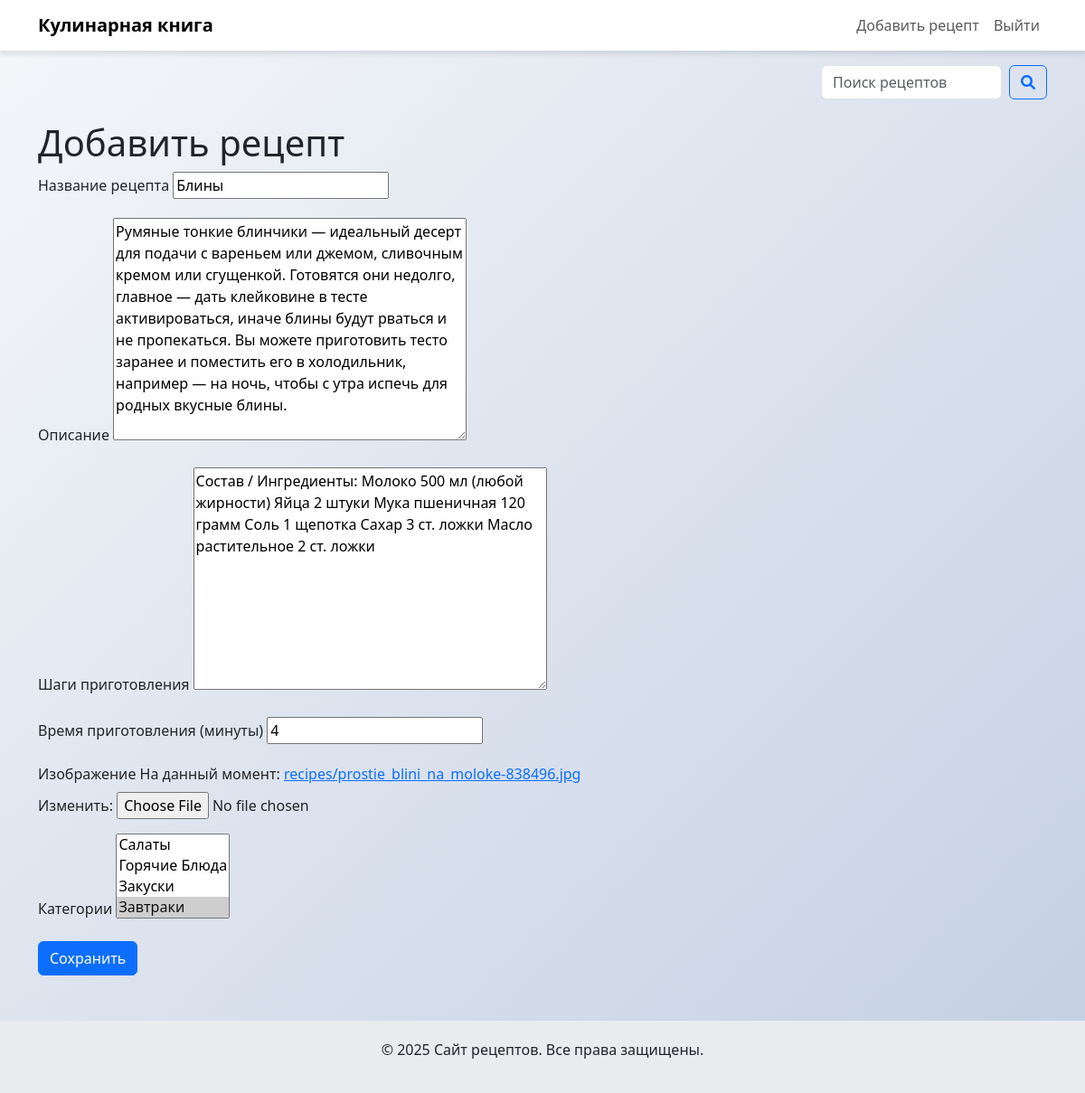
Page /edit/2/ (signed in) on the committed database.
### recipes/models.py (models this page shows, shortened)
class Recipe(models.Model):
    title = models.CharField(max_length=200)
    description = models.TextField()
    steps = models.TextField()
    cooking_time = models.PositiveIntegerField(help_text="Время приготовления в минутах")
    image = models.ImageField(upload_to='recipes/')
    author = models.ForeignKey(User, on_delete=models.CASCADE)
    categories = models.ManyToManyField(Category, related_name='recipes')

### recipes/views.py (the view)
# urls.py: path('edit/<int:pk>/', views.edit_recipe, name='edit_recipe'),
@login_required
def edit_recipe(request, pk):
    recipe = get_object_or_404(Recipe, pk=pk, author=request.user)
    if request.method == 'POST':
        form = RecipeForm(request.POST, request.FILES, instance=recipe)
        if form.is_valid():
            form.save()
            return redirect('recipe_detail', pk=recipe.pk)
    else:
        form = RecipeForm(instance=recipe)
    return render(request, 'recipes/add_recipe.html', {'form': form})

### recipes/forms.py
class RecipeForm(forms.ModelForm):
    class Meta:
        model = Recipe
        fields = ['title', 'description', 'steps', 'cooking_time', 'image', 'categories']

### recipes/models.py (called while the page is built)
    def __str__(self):
        return self.name

### recipes/templates/recipes/add_recipe.html (shortened to what this page needs)
{% extends 'recipes/base.html' %}
{% block content %}
    <h1>Добавить рецепт</h1>
    <form method="post" enctype="multipart/form-data">
        <div class="mb-3">
            <label for="id_title" class="form-label">Название рецепта</label>
            {{ form.title }}
        </div>
        <div class="mb-3">
            <label for="id_description" class="form-label">Описание</label>
            {{ form.description }}
        </div>
        <div class="mb-3">
            <label for="id_steps" class="form-label">Шаги приготовления</label>
            {{ form.steps }}
        </div>
        <div class="mb-3">
            <label for="id_cooking_time" class="form-label">Время приготовления (минуты)</label>
            {{ form.cooking_time }}
        </div>
        <div class="mb-3">
            <label for="id_image" class="form-label">Изображение</label>
            {{ form.image }}
        </div>
        <div class="mb-3">
            <label for="id_categories" class="form-label">Категории</label>
            {{ form.categories }}
        </div>
        <button type="submit" class="btn btn-primary">Сохранить</button>
    </form>
{% endblock %}

### recipes/templates/recipes/base.html (style rules this page uses)
body { background: linear-gradient(135deg, #f5f7fa, #c3cfe2); }
.btn-primary { background-color: #0d6efd; border-color: #0d6efd; }

### rows in the picture
Recipe: title "Блины", description "Румяные тонкие блинчики — идеальный десерт для подачи с вареньем или джемом, сливочным кремом или сгущенкой. Готовятся они недолго, главное — дать клейковине в тесте активироваться, иначе блины будут рваться и не пропекаться. Вы можете приготовить тесто заранее и поместить его в холодильник, например — на ночь, чтобы с утра испечь для родных вкусные блины.", steps "Состав / Ингредиенты: Молоко 500 мл (любой жирности) Яйца 2 штуки Мука пшеничная 120 грамм Соль 1 щепотка Сахар 3 ст. ложки Масло растительное 2 ст. ложки", cooking_time "4"
